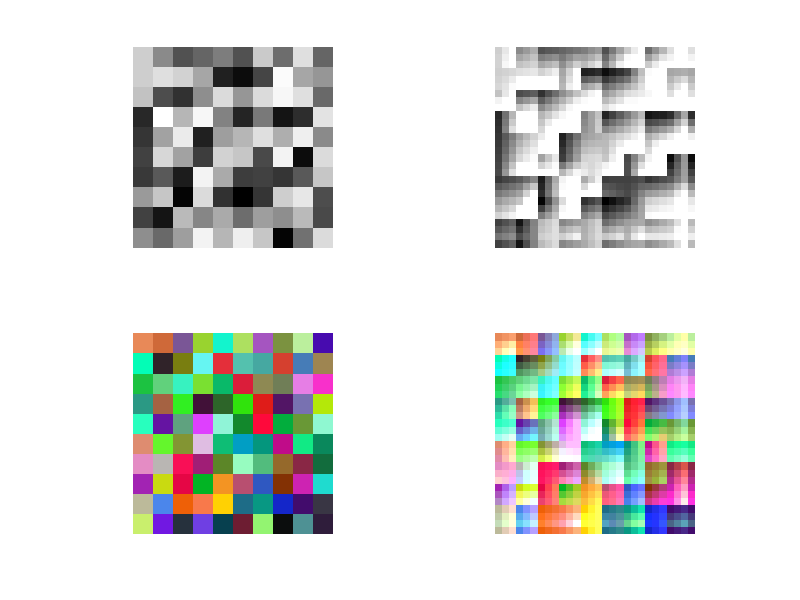

The MATLAB script that drew this image:
mat_img = randi([0,255] ,10);
mat_img1=randi(256,10,10,3);

k=3;
[r, c]=size(mat_img);
for a=1:r
    for b=1:c-1
            temp=k;
            steps=abs(floor((mat_img(a,b+1)-mat_img(a,b))/k));
            num=0;
            while temp>=1
                temp=temp-1;
                j(a,b*k-num)=mat_img(a,b)+steps*temp;
                num=num+1;
            end
    end
end
j(:,b*k+1) = mat_img(:,b);
[r2 , c2]=size(j);
for a=1:r2-1
    for b=1:c2
            temp=k;
            steps=abs(floor((j(a+1,b)-j(a,b))/k));
            num=0;
            while temp>=1
                temp=temp-1;
                u(a*k-num,b)=j(a,b)+steps*temp;
                num=num+1;
            end 
    end
end
u(a*k+1,:) = j(a,:);
subplot(2,2,1), imshow(uint8(mat_img));
subplot(2,2,2), imshow(uint8(u));

k=3;
[r, c, p]=size(mat_img1);
for a=1:r
    for b=1:c-1
            temp=k;
            steps=abs(floor((mat_img1(a,b+1,1)-mat_img1(a,b,1))/k));
            steps1=abs(floor((mat_img1(a,b+1,2)-mat_img1(a,b,2))/k));
            steps2=abs(floor((mat_img1(a,b+1,3)-mat_img1(a,b,3))/k));
            num=0;
            while temp>=1
                temp=temp-1;
                j1(a,b*k-num,1)=mat_img1(a,b,1)+steps*temp;
                j1(a,b*k-num,2)=mat_img1(a,b,2)+steps1*temp;
                j1(a,b*k-num,3)=mat_img1(a,b,3)+steps2*temp;
                num=num+1;
            end
    end
end
j1(:,b*k+1,:) = mat_img1(:,b,:) ;
[r2 , c2 , p]=size(j);
k=3;
for a=1:r2-1
    for b=1:c2
            temp=k;
            steps=abs(floor((j1(a+1,b,1)-j1(a,b,1))/k));
            steps1=abs(floor((j1(a+1,b,2)-j1(a,b,2))/k));
            steps2=abs(floor((j1(a+1,b,3)-j1(a,b,3))/k));
            num=0;
            while temp>=1
                temp=temp-1;
                u1(a*k-num,b,1)=j1(a,b,1)+steps*temp;
                u1(a*k-num,b,2)=j1(a,b,2)+steps1*temp;
                u1(a*k-num,b,3)=j1(a,b,3)+steps2*temp;
                num=num+1;
            end 
    end
end
u1(a*k+1,:,:) = j1(a,:,:);
subplot(2,2,3), imshow(uint8(mat_img1));
subplot(2,2,4), imshow(cast(u1,'uint8'));